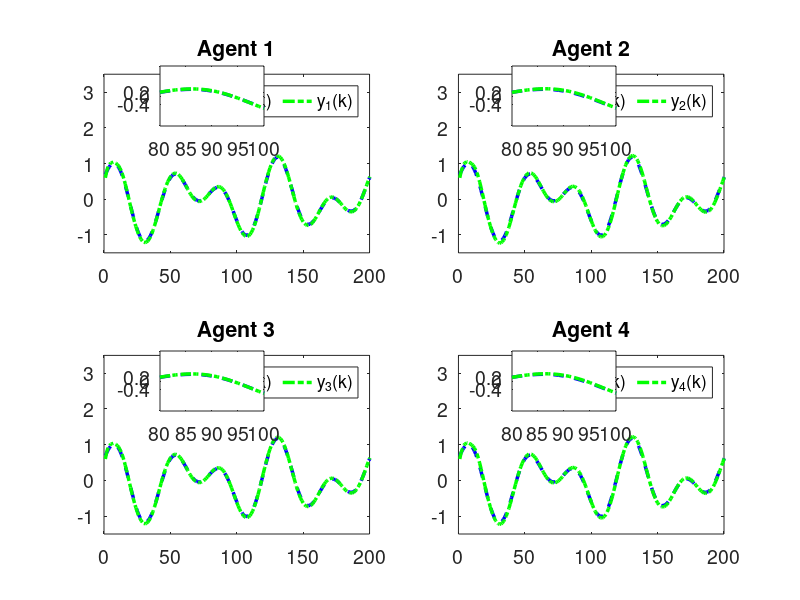
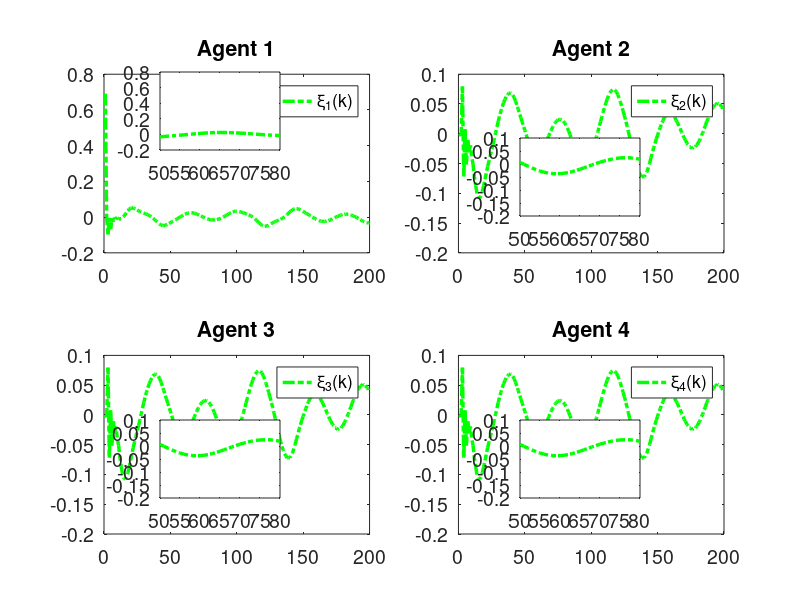

These charts were generated, in order, by the following MATLAB code:
clc; clear;

% Parameters
rho = 7.5;            % Increase gain for better control response
eta = 1;              % Increase to make the adaptive update faster
lamda = 350;          % Model-free parameter
mu = 0.005;           % Adaptive parameter
epsilon = 1e-5;       % Small threshold for stability
alpha = 15;           % Smoothing factor for error dynamics
T = 0.1;              % Sampling time (kept for calculations but not used in time vector)
gamma1 = 0.45;        % Adjust control gains for faster tracking
gamma2 = 0.15;        % Adjust control gains
gamma3 = 0.45;        % Adjust control gains
gamma4 = 0.15;        % Adjust control gains
beta = 10;            % Sliding mode coefficient
sigma = 95;           % Sliding mode parameter
tau = 1e-5;           % Small damping term

rT = 1024;            % Sample rate
L = 200;              % Time steps
m = 200;              % Data size
n = 600;              % Data size

% Initialization
phi1 = zeros(m+1,1); 
phi2 = zeros(m+1,1); 
phi3 = zeros(m+1,1); 
phi4 = zeros(m+1,1);
mfa1 = zeros(m+1,1); 
mfa2 = zeros(m+1,1); 
mfa3 = zeros(m+1,1); 
mfa4 = zeros(m+1,1);
sm1 = zeros(m,1);  
sm2 = zeros(m,1);  
sm3 = zeros(m,1);  
sm4 = zeros(m,1);
y1 = zeros(m+1,1); 
y2 = zeros(m+1,1); 
y3 = zeros(m+1,1); 
y4 = zeros(m+1,1);
u1 = zeros(m,1);   
u2 = zeros(m,1);   
u3 = zeros(m,1);   
u4 = zeros(m,1);
xi1 = zeros(m,1);  
xi2 = zeros(m,1);  
xi3 = zeros(m,1);  
xi4 = zeros(m,1);
s1 = zeros(m,1);   
s2 = zeros(m,1);   
s3 = zeros(m,1);   
s4 = zeros(m,1);
yd = zeros(m+1,1);

% Desired signal (Reference trajectory)
for k = 1:1:m+1
    % yd(k) = 0.6; % Time-invariant constant reference signal
    yd(k) = 0.6 * sin(0.05 * pi * k) + 0.6 * cos(0.03 * pi * k);
end

for k = 1:m
    % Adaptive Gain update
    if k == 1
        phi1(k) = 4.0; 
        phi2(k) = 4.0; 
        phi3(k) = 4.0; 
        phi4(k) = 4.0;
    elseif k == 2
        phi1(k) = phi1(k-1) + (eta * u1(k-1) / (mu + u1(k-1)^2)) * (y1(k) - phi1(k-1)*u1(k-1));
        phi2(k) = phi2(k-1) + (eta * u2(k-1) / (mu + u2(k-1)^2)) * (y2(k) - phi2(k-1)*u2(k-1));
        phi3(k) = phi3(k-1) + (eta * u3(k-1) / (mu + u3(k-1)^2)) * (y3(k) - phi3(k-1)*u3(k-1));
        phi4(k) = phi4(k-1) + (eta * u4(k-1) / (mu + u4(k-1)^2)) * (y4(k) - phi4(k-1)*u4(k-1));
    else
        phi1(k) = phi1(k-1) + (eta * (u1(k-1) - u1(k-2)) / (mu + (u1(k-1) - u1(k-2))^2)) * (y1(k) - y1(k-1) - phi1(k-1) * (u1(k-1) - u1(k-2)));
        phi2(k) = phi2(k-1) + (eta * (u2(k-1) - u2(k-2)) / (mu + (u2(k-1) - u2(k-2))^2)) * (y2(k) - y2(k-1) - phi2(k-1) * (u2(k-1) - u2(k-2)));
        phi3(k) = phi3(k-1) + (eta * (u3(k-1) - u3(k-2)) / (mu + (u3(k-1) - u3(k-2))^2)) * (y3(k) - y3(k-1) - phi3(k-1) * (u3(k-1) - u3(k-2)));
        phi4(k) = phi4(k-1) + (eta * (u4(k-1) - u4(k-2)) / (mu + (u4(k-1) - u4(k-2))^2)) * (y4(k) - y4(k-1) - phi4(k-1) * (u4(k-1) - u4(k-2)));
    end

    % Stability protection
    if k > 2 && (abs(phi1(k)) <= epsilon || abs(u1(k-1) - u1(k-2)) <= epsilon || sign(phi1(k)) ~= sign(phi1(1)))
        phi1(k) = phi1(1);
    end
    if k > 2 && (abs(phi2(k)) <= epsilon || abs(u2(k-1) - u2(k-2)) <= epsilon || sign(phi2(k)) ~= sign(phi2(1)))
        phi2(k) = phi2(1);
    end
    if k > 2 && (abs(phi3(k)) <= epsilon || abs(u3(k-1) - u3(k-2)) <= epsilon || sign(phi3(k)) ~= sign(phi3(1)))
        phi3(k) = phi3(1);
    end
    if k > 2 && (abs(phi4(k)) <= epsilon || abs(u4(k-1) - u4(k-2)) <= epsilon || sign(phi4(k)) ~= sign(phi4(1)))
        phi4(k) = phi4(1);
    end

    % Error dynamics
    xi1(k) = yd(k) - 2*y1(k) + y4(k);
    xi2(k) = y1(k) - 2*y2(k) + y3(k);
    xi3(k) = y2(k) + yd(k) - 2*y3(k);
    xi4(k) = y1(k) + y3(k) - 2*y4(k);

    % Fix: Handle k=1 case for sliding surfaces
    if k == 1
        s1(k) = 0;
        s2(k) = 0;
        s3(k) = 0;
        s4(k) = 0;
    else
        s1(k) = alpha * xi1(k) - xi1(k-1);
        s2(k) = alpha * xi2(k) - xi2(k-1);
        s3(k) = alpha * xi3(k) - xi3(k-1);
        s4(k) = alpha * xi4(k) - xi4(k-1);
    end

    % MFAC updates
    if k == 1
        mfa1(k) = 0;
        mfa2(k) = 0;
        mfa3(k) = 0;
        mfa4(k) = 0;
    else
        mfa1(k) = mfa1(k-1) + (rho * phi1(k)) / (lamda + abs(phi1(k)^2)) * xi1(k);
        mfa2(k) = mfa2(k-1) + (rho * phi2(k)) / (lamda + abs(phi2(k)^2)) * xi2(k);
        mfa3(k) = mfa3(k-1) + (rho * phi3(k)) / (lamda + abs(phi3(k)^2)) * xi3(k);
        mfa4(k) = mfa4(k-1) + (rho * phi4(k)) / (lamda + abs(phi4(k)^2)) * xi4(k);
    end

    % SMC updates
    if k == 1 
        sm1(k) = 0;
        sm2(k) = 0;
        sm3(k) = 0;
        sm4(k) = 0;
    else
        sm1(k) = sm1(k-1) + (beta * phi1(k)) / (sigma + (phi1(k))^2) * ...
            ( (xi1(k) + (y4(k) - y4(k-1)) + (yd(k+1) - yd(k))) / (1 + 1) ...
            - (xi1(k)) / (alpha * (2)) + tau * sign(s1(k)) );

        sm2(k) = sm2(k-1) + (beta * phi2(k)) / (sigma + (phi2(k)^2)) * ...
            ( (xi2(k) + (y1(k) - y1(k-1)) + (y3(k) - y3(k-1))) / (1 + 1) ...
            - (xi2(k)) / (alpha * 2) + tau * sign(s2(k)) );

        sm3(k) = sm3(k-1) + (beta * phi3(k)) / (sigma + (phi3(k)^2)) * ...
            ( (xi3(k) + (y2(k) - y2(k-1)) + (yd(k+1) - yd(k))) / (1 + 1) ...
            - (xi3(k)) / (alpha * (2)) + tau * sign(s3(k)) );

        sm4(k) = sm4(k-1) + (beta * phi4(k)) / (sigma + (phi4(k)^2)) * ...
            ( (xi4(k) + (y1(k) - y1(k-1)) + (y3(k) - y3(k-1))) / (1 + 1) ...
            - (xi4(k)) / (alpha * (2)) + tau * sign(s4(k)) );
    end

    % Control signal
    if k == 1
        u1(k) = 0.01;
        u2(k) = 0.01;
        u3(k) = 0.01;
        u4(k) = 0.01;
    else
        u1(k) = mfa1(k) + gamma1 * sm1(k);
        u2(k) = mfa2(k) + gamma2 * sm2(k);
        u3(k) = mfa3(k) + gamma3 * sm3(k);
        u4(k) = mfa4(k) + gamma4 * sm4(k);
    end
    if k == 1
        y1(k) = 0.6;
        y2(k) = 0.6;
        y3(k) = 0.6;
        y4(k) = 0.6;
    end

    % Plant model update with nonlinear term and feedforward
    a = 0.5;
    b1 = 1.2 * n / (rT * 0.2);
    b2 = 1.2 * n / (rT * 0.2);
    b3 = 1.2 * n / (rT * 0.2);
    b4 = 1.2 * n / (rT * 0.2);
    
    nonlinearity1 = 0.03; % Coefficient for cubic nonlinearity
    nonlinearity2 = 0.01; % Coefficient for cubic nonlinearity
    nonlinearity3 = 0.02; % Coefficient for cubic nonlinearity
    nonlinearity4 = 0.01; % Coefficient for cubic nonlinearity
    ff_gain = 0.45; % Feedforward gain
    
    % Add cubic nonlinearity and feedforward term
    y1(k+1) = a * y1(k) + b1 * u1(k) - nonlinearity1 * y1(k)^3 + ff_gain;
    y2(k+1) = a * y2(k) + b2 * u2(k) - nonlinearity2 * y2(k)^2 + ff_gain;
    y3(k+1) = a * y3(k) + b3 * u3(k) - nonlinearity3 * y3(k)^3 + ff_gain;
    y4(k+1) = a * y4(k) + b4 * u4(k) - nonlinearity4 * y4(k)^2 + ff_gain;
end

% Plotting
% Time vector for plotting
t = 1:1:m+1;  % Gives 201 points, as expected
font_size = 14;

% Verify time vector and array lengths
disp(['Length of t: ', num2str(length(t))]); % Should display 201
disp(['Length of y1: ', num2str(length(y1))]); % Should be 201
disp(['Length of yd: ', num2str(length(yd))]); % Should be 201
disp(['Length of xi1: ', num2str(length(xi1))]); % Should be 200

% Plot 4 subplots
figure('Position', [100, 100, 15*100, 7.5*100]); % [left, bottom, width, height] in pixels
subplot(2,2,1);
plot(t, yd, '--b', 'LineWidth', 2.5); hold on;
plot(t, y1, '-.g', 'LineWidth', 2.5);
title('Agent 1'); grid off;
legend('y_d(k)','y_1(k)','Orientation', 'horizontal');
set(gca, 'FontSize', font_size);
xlim([0 m]); % X-axis starts from 0
ylim([-1.5 3.5]); % Y-axis limits for Agent 1

zoom_x_start = 80; % Start of zoomed x-range
zoom_x_end = 100; % End of zoomed x-range
axes('Position', [0.20,0.79,0.13,0.10]);
box on; hold on;
plot(t, yd, '--b', 'LineWidth', 2.5);
plot(t, y1, '-.g', 'LineWidth', 2.5);
xlim([zoom_x_start zoom_x_end]);
yticks([-0.4,0,0.2]);
set(gca, 'FontSize', font_size);

subplot(2,2,2);
plot(t, yd, '--b', 'LineWidth', 2.5); hold on;
plot(t, y2, '-.g', 'LineWidth', 2.5);
title('Agent 2'); grid off;
legend('y_d(k)','y_2(k)','Orientation', 'horizontal');
set(gca, 'FontSize', font_size);
xlim([0 m]); % X-axis starts from 0
ylim([-1.5 3.5]); % Y-axis limits for Agent 2

axes('Position', [0.64,0.79,0.13,0.10]);
box on; hold on;
plot(t, yd, '--b', 'LineWidth', 2.5);
plot(t, y2, '-.g', 'LineWidth', 2.5);
xlim([zoom_x_start zoom_x_end]);
yticks([-0.4,0,0.2]);
set(gca, 'FontSize', font_size);

subplot(2,2,3);
plot(t, yd, '--b', 'LineWidth', 2.5); hold on;
plot(t, y3, '-.g', 'LineWidth', 2.5);
title('Agent 3'); grid off;
legend('y_d(k)','y_3(k)','Orientation', 'horizontal');
set(gca, 'FontSize', font_size);
xlim([0 m]); % X-axis starts from 0
ylim([-1.5 3.5]); % Y-axis limits for Agent 3

axes('Position', [0.20,0.315,0.13,0.10]);
box on; hold on;
plot(t, yd, '--b', 'LineWidth', 2.5);
plot(t, y3, '-.g', 'LineWidth', 2.5);
xlim([zoom_x_start zoom_x_end]);
yticks([-0.4,0,0.2]);
set(gca, 'FontSize', font_size);

subplot(2,2,4);
plot(t, yd, '--b', 'LineWidth', 2.5); hold on;
plot(t, y4, '-.g', 'LineWidth', 2.5);
title('Agent 4'); grid off;
legend('y_d(k)','y_4(k)','Orientation', 'horizontal');
set(gca, 'FontSize', font_size);
xlim([0 m]); % X-axis starts from 0
ylim([-1.5 3.5]); % Y-axis limits for Agent 4

axes('Position', [0.64,0.315,0.13,0.10]);
box on; hold on;
plot(t, yd, '--b', 'LineWidth', 2.5);
plot(t, y4, '-.g', 'LineWidth', 2.5);
xlim([zoom_x_start zoom_x_end]);
yticks([-0.4,0,0.2]);
set(gca, 'FontSize', font_size);







% Plot 4 subplots


figure('Position', [100, 100, 15*100, 7.5*100]); % [left, bottom, width, height] in pixels
subplot(2,2,1);
plot(t(1:end-1), xi1, '-.g', 'LineWidth', 2.5);
title('Agent 1'); grid off;
legend('\xi_1(k)','y_1','Orientation', 'horizontal');
set(gca, 'FontSize', font_size);
xlim([0 m]); % X-axis starts from 0
% ylim([0.5 0.8]); % Y-axis limits for Agent 1

zoom_x_start_xi = 50; % Start of zoomed x-range
zoom_x_end_xi = 80; % End of zoomed x-range
axes('Position', [0.20,0.75,0.15,0.13]);
box on; hold on;
plot(t(1:end-1), xi1, '-.g', 'LineWidth', 2.5);
xlim([zoom_x_start_xi zoom_x_end_xi]);
% yticks([-2.000000000000000e-04,0,2.000000000000000e-04,4.000000000000001e-04,6.000000000000001e-04]);
set(gca, 'FontSize', font_size);

subplot(2,2,2);
plot(t(1:end-1), xi2, '-.g', 'LineWidth', 2.5);
title('Agent 2'); grid off;
legend('\xi_2(k)','y_2','Orientation', 'horizontal');
set(gca, 'FontSize', font_size);
xlim([0 m]); % X-axis starts from 0
% ylim([0.41 0.99]); % Y-axis limits for Agent 2

axes('Position', [0.65,0.64,0.15,0.13]);
box on; hold on;
plot(t(1:end-1), xi2, '-.g', 'LineWidth', 2.5);
xlim([zoom_x_start_xi zoom_x_end_xi]);
% yticks([-2.000000000000000e-04,0,2.000000000000000e-04,4.000000000000001e-04,6.000000000000001e-04]);
set(gca, 'FontSize', font_size);

subplot(2,2,3);
plot(t(1:end-1), xi2, '-.g', 'LineWidth', 2.5);
title('Agent 3'); grid off;
legend('\xi_3(k)','y_3','Orientation', 'horizontal');
set(gca, 'FontSize', font_size);
xlim([0 m]); % X-axis starts from 0
% ylim([0.5 0.8]); % Y-axis limits for Agent 1

axes('Position', [0.20,0.170,0.15,0.13]);
box on; hold on;
plot(t(1:end-1), xi2, '-.g', 'LineWidth', 2.5);
xlim([zoom_x_start_xi zoom_x_end_xi]);
% yticks([0.599,0.6,0.601]);
set(gca, 'FontSize', font_size);

subplot(2,2,4);
plot(t(1:end-1), xi4, '-.g', 'LineWidth', 2.5);
title('Agent 4'); grid off;
legend('\xi_4(k)','y_4','Orientation', 'horizontal');
set(gca, 'FontSize', font_size);
xlim([0 m]); % X-axis starts from 0
% ylim([0.41 0.99]); % Y-axis limits for Agent 2

axes('Position', [0.65,0.170,0.15,0.13]);
box on; hold on;
plot(t(1:end-1), xi4, '-.g', 'LineWidth', 2.5);
xlim([zoom_x_start_xi zoom_x_end_xi]);
% xticks([64,64.5,65])
% yticks([-1.000000000000000e-04,0,1.000000000000000e-04]);
set(gca, 'FontSize', font_size);
hold off;
